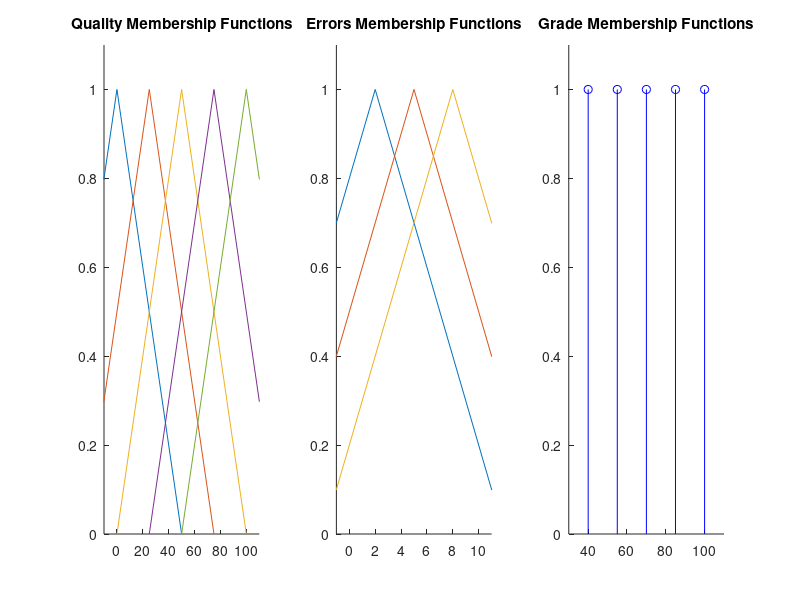
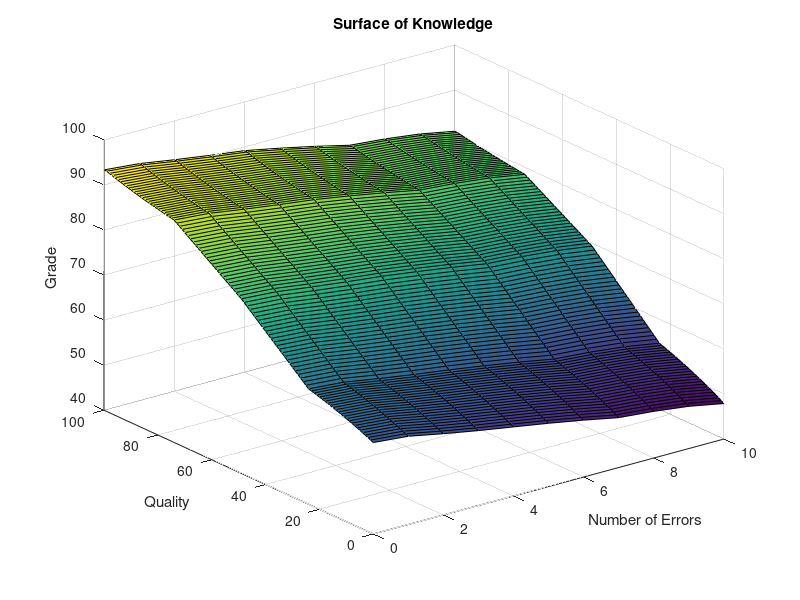

Write MATLAB code to recreate these figures, in order.
close all; clear all;

% Quality: [terrible poor ok good excellent]
Q = [0 25 50 75 100];

% Number of Errors: [low few many]
E = [2 5 8];

%  Grades: [F D C B A]
G = [40 55 70 85 100];

% To make it easier to play around with these values in `Y`, 
% Let's defined them as MATLAB variables.
grade_F = G(1);
grade_D = G(2);
grade_C = G(3);
grade_B = G(4);
grade_A = G(5);

Y = [
    grade_C % Q:terrible, E: low
    grade_D % Q:terrible, E: few
    grade_F % Q:terrible, E: many
    grade_C % Q:poor, E: low
    grade_D % Q:poor, E: few
    grade_F % Q:poor, E: many
    grade_B % Q:ok, E: low
    grade_B % Q:ok, E: few
    grade_C % Q:ok, E: many
    grade_A % Q:good, E: low
    grade_B % Q:good, E: few
    grade_C % Q:good, E: many
    grade_A % Q:excellent, E: low
    grade_A % Q:excellent, E: few
    grade_C % Q:excellent, E: many
];

% Distance from center of triangles to either left or right

% BROAD MFs
Q_triangle_width = 50;
E_triangle_width = 10;

% % MEDIUM MFs
% Q_triangle_width = 25;
% E_triangle_width = 3;

% % NARROW MFs
% Q_triangle_width = 15;
% E_triangle_width = 2;

%%%%%%%%%%%%%%
% 
% PLOT FIGURES
% 
%%%%%%%%%%%%%%

figure(1)

% Plot Q
subplot(131)
hold on
for i = 1:length(Q)
    plot([Q(i)-Q_triangle_width Q(i) Q(i)+Q_triangle_width],[0 1 0])
end
xlim([-10 110])
ylim([0 1.1])
title("Quality Membership Functions")


% Plot E
subplot(132)
hold on
triangleDistance = 2;
for i = 1:length(E)
    plot([E(i)-E_triangle_width E(i) E(i)+E_triangle_width],[0 1 0])
end
xlim([-1 11])
ylim([0 1.1])
title("Errors Membership Functions")


% Plot G
subplot(133)
hold on
for i = 1:length(G)
    plot([G(i) G(i)],[0 1], 'b')
    plot([G(i)],[1], 'bo')
end
xlim([30 110])
ylim([0 1.1])
title("Grade Membership Functions")


%%%%%%%%%%%%%%%%%%%%%%%%%%%%%%%%
% 
% Calculate Surface of Knowledge
% 
%%%%%%%%%%%%%%%%%%%%%%%%%%%%%%%%

knowledge_surface = zeros(101, 11);
for x = 1:101
    for y = 1:11
        mu_1 = zeros(1,length(Q));
        mu_2 = zeros(1,length(E));

        for i = 1:length(Q)
            d = abs(Q(i) - x); % distance from triangle's center
            if d > Q_triangle_width
                mu_1(i) = 0;
            else
                slope = 1 / Q_triangle_width;
                mu_1(i) = slope * (Q_triangle_width-d);
            end
        end

        for i = 1:length(E)
            d = abs(E(i) - y); % distance from triangle's center
            if d > E_triangle_width
                mu_2(i) = 0;
            else
                slope = 1 / E_triangle_width;
                mu_2(i) = slope * (E_triangle_width-d);
            end
        end

        H = kron(mu_1, mu_2)';
        knowledge_surface(x,y) = (Y' * H) / sum(H);
    end
end


figure(2)


surf(0:10, 0:100, knowledge_surface)
title("Surface of Knowledge")
xlabel("Number of Errors")
ylabel("Quality")
zlabel("Grade")
